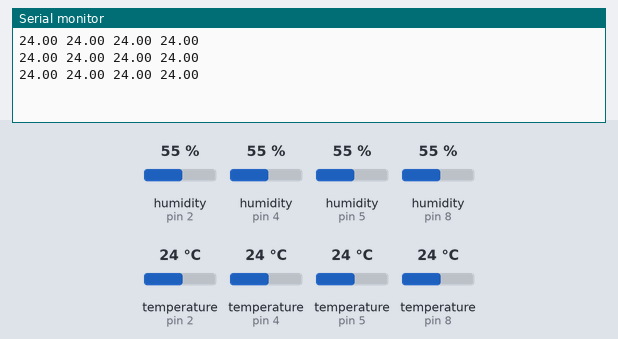
Recording of a sketch running on a simulated Arduino Uno, built with avr-gcc and run on an emulated ATmega328P. On the bench: the last lines printed to the serial monitor. The inputs (shaded band) are chosen by the test bench; at power-on: temperature (sensors on pin 2, pin 4, pin 5, pin 8) 24 °C, humidity (sensors on pin 2, pin 4, pin 5, pin 8) 55 %.

Above: at 2.9 s.
3.0 s: temperature (sensor on pin 2) set to 12 °C
At 5.7 s:
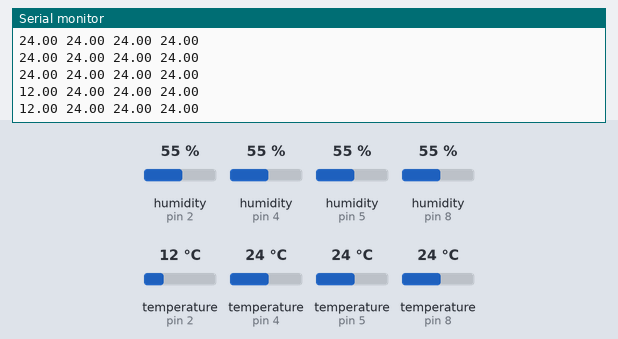
5.8 s: temperature (sensor on pin 4) set to 12 °C
At 8.1 s:
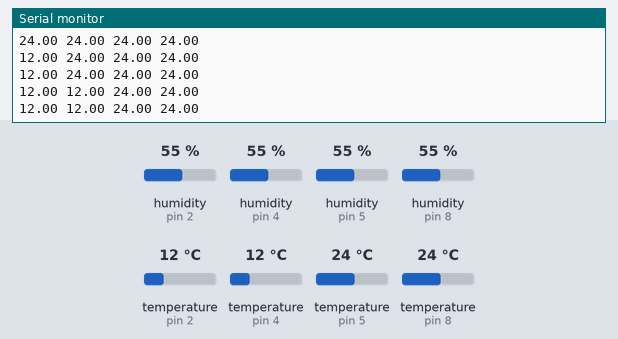
8.6 s: temperature (sensor on pin 5) set to 12 °C
At 10.4 s:
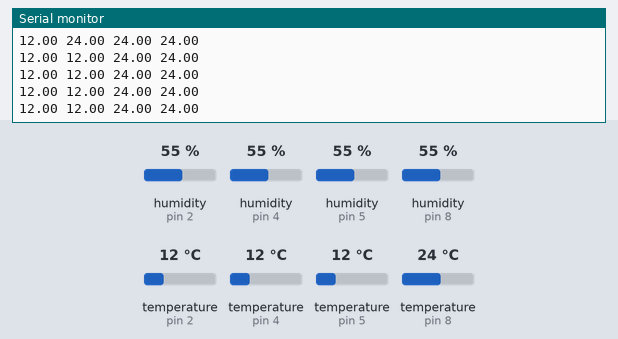
11.4 s: temperature (sensor on pin 8) set to 12 °C
At 12.2 s:
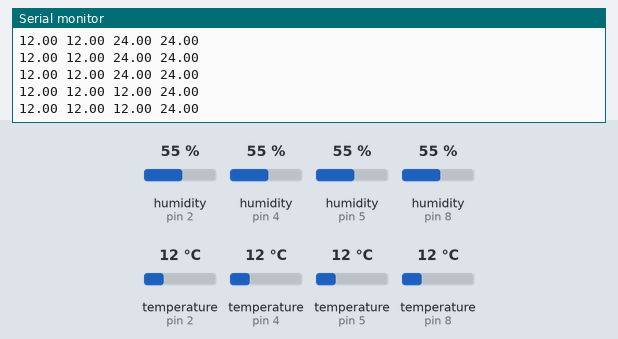
14.2 s: temperature (sensor on pin 2) set to 19 °C
At 16.4 s:
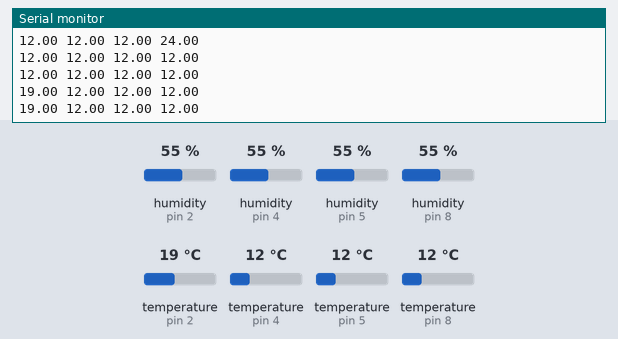
17.0 s: temperature (sensor on pin 4) set to 19 °C
At 18.8 s:
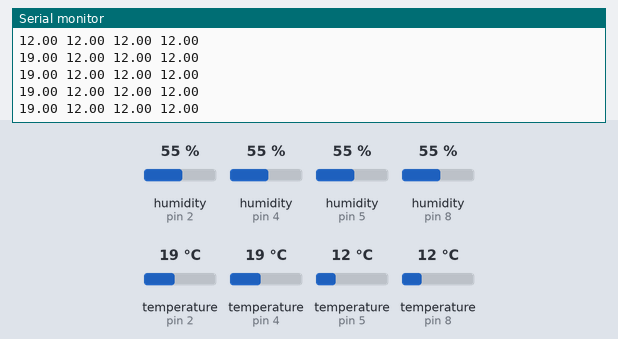
Timing chart, 0 to 20.3 s (numbered marks = the images above; inputs shaded):
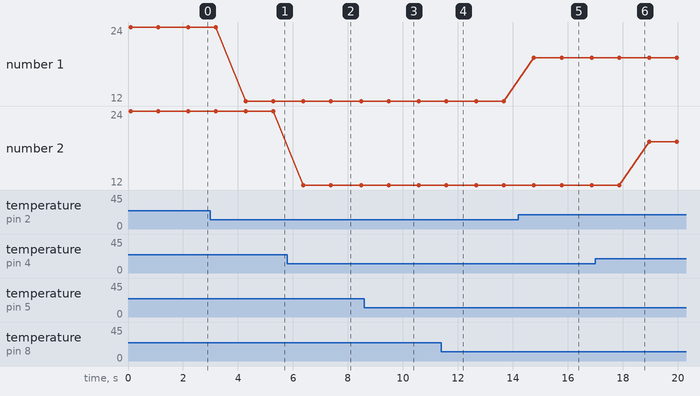

Measured:
- after the input at 3.0 s, the serial monitor: prints a new line after 1.3 s (image 1)
- after the input at 5.8 s, the serial monitor: prints a new line after 0.58 s (image 2)
- after the input at 14.2 s, the serial monitor: prints a new line after 0.57 s (image 5)
- plotted number 1: 24 → 12 after the input at 3.0 s, 12 → 19 after the input at 14.2 s

The sketch:

DHTtester.ino
```cpp
#include "DHT.h"
#define dhtPinA 2      //讀取DHT11 DataA
#define dhtPinB 4      //讀取DHT11 DataB
#define dhtPinC 5      //讀取DHT11 DataC
#define dhtPinD 8      //讀取DHT11 DataD

#define dhtType DHT11 //選用DHT11


DHT dht_a(dhtPinA, dhtType); // Initialize DHT sensor
DHT dht_b(dhtPinB, dhtType); // Initialize DHT sensor
DHT dht_c(dhtPinC, dhtType); // Initialize DHT sensor
DHT dht_d(dhtPinD, dhtType); // Initialize DHT sensor

void setup() {
  Serial.begin(9600);//設定鮑率9600
  dht_a.begin();//啟動DHT
  dht_b.begin();//啟動DHT
  dht_c.begin();//啟動DHT
  dht_d.begin();//啟動DHT

}

void loop() {
//  float ha = dht_a.readHumidity();//讀取濕度
  float ta = dht_a.readTemperature();//讀取攝氏溫度
//  float fa = dht_a.readTemperature(true);//讀取華氏溫度
//
//  float hb = dht_b.readHumidity();//讀取濕度
  float tb = dht_b.readTemperature();//讀取攝氏溫度
//  float fb = dht_b.readTemperature(true);//讀取華氏溫度
//
//  float hc = dht_c.readHumidity();//讀取濕度
  float tc = dht_c.readTemperature();//讀取攝氏溫度
//  float fc = dht_c.readTemperature(true);//讀取華氏溫度
//
//  float hd = dht_d.readHumidity();//讀取濕度
  float td = dht_d.readTemperature();//讀取攝氏溫度
//  float fd = dht_d.readTemperature(true);//讀取華氏溫度

//  if (isnan(ha) || isnan(ta) || isnan(fa)) {
//    Serial.println("無法從DHT傳感器讀取！");
//    return;
//  }
//  if (isnan(ta) ) {
//    Serial.println("無法從DHT傳感器讀取！");
//    return;
//  }
//  Serial.println("A sensor:");
//  Serial.print("濕度: ");
//  Serial.print(ha);
//  Serial.print("%\t");
//  Serial.print("攝氏溫度: ");
  Serial.print(ta);
  Serial.print(" ");

//  Serial.println("B sensor:");
//  Serial.print("濕度: ");
//  Serial.print(hb);
//  Serial.print("%\t");
//  Serial.print("攝氏溫度: ");
  Serial.print(tb);
  Serial.print(" ");
//
//  Serial.println("c sensor:");
//  Serial.print("濕度: ");
//  Serial.print(hc);
//  Serial.print("%\t");
//  Serial.print("攝氏溫度: ");
  Serial.print(tc);
  Serial.print(" ");
//
//  Serial.println("d sensor:");
//  Serial.print("濕度: ");
//  Serial.print(hd);
//  Serial.print("%\t");
//  Serial.print("攝氏溫度: ");
  Serial.println(td);

  delay(1000);//延時5秒

}
```
